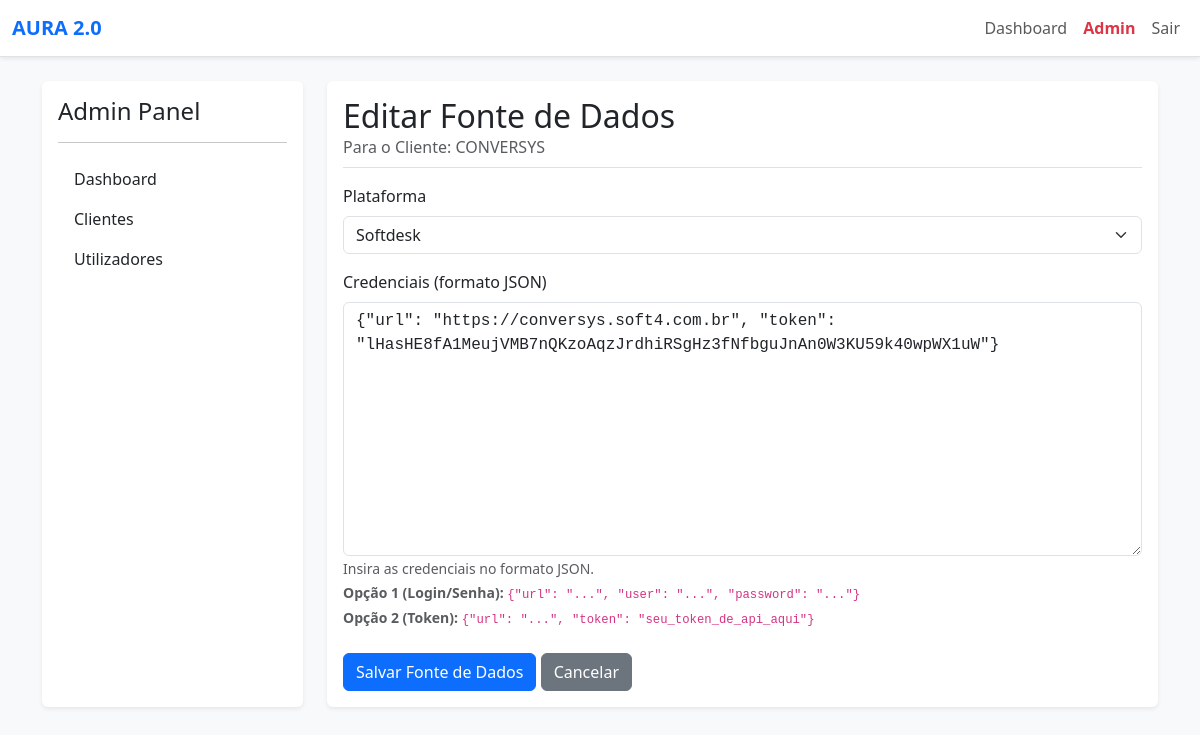
Screenshot of /admin/datasource/edit/3 (signed in) with the database file from the repository.
### app/models.py (models this page shows, shortened)
class Client(db.Model):
    id = db.Column(db.Integer, primary_key=True)
    name = db.Column(db.String(120), nullable=False, unique=True)
    users = db.relationship(
        'User', secondary=user_client_association,
        back_populates='clients', lazy='dynamic')
    data_sources = db.relationship('DataSource', backref='client', lazy='dynamic', cascade="all, delete-orphan")

class DataSource(db.Model):
    id = db.Column(db.Integer, primary_key=True)
    client_id = db.Column(db.Integer, db.ForeignKey('client.id'), nullable=False)
    platform = db.Column(db.String(50), nullable=False)
    credentials_json = db.Column(db.Text, nullable=False)

### app/admin/routes.py (the view, shortened to what this page needs)
@admin.route('/datasource/edit/<int:datasource_id>', methods=['GET', 'POST'])
@login_required
@admin_required
def edit_datasource(datasource_id):
    datasource = DataSource.query.get_or_404(datasource_id)
    client = datasource.client
    form = DataSourceForm(obj=datasource)
    form.credentials_json.data = datasource.credentials_json
    return render_template('admin/datasource_form.html', title='Editar Fonte de Dados', form=form, client=client, datasource=datasource)

### app/admin/forms.py
class DataSourceForm(FlaskForm):
    platform = SelectField('Plataforma', choices=[
        ('Zabbix', 'Zabbix'),
        ('Softdesk', 'Softdesk')
    ], validators=[DataRequired()])
    credentials_json = TextAreaField(
        'Credenciais (formato JSON)',
        validators=[DataRequired()],
        render_kw={'rows': 8}
    )
    submit = SubmitField('Salvar Fonte de Dados')

### app/__init__.py (called while the page is built)
@login_manager.user_loader
def load_user(user_id):
    return models.User.query.get(int(user_id))

### app/models.py (called while the page is built)
    def is_role(self, role_name): return self.role == role_name

### app/utils.py (called while the page is built)
def admin_required(f):
    @wraps(f)
    def decorated_function(*args, **kwargs):
        if not current_user.is_authenticated or not current_user.is_role('Admin'):
            abort(403)
        return f(*args, **kwargs)
    return decorated_function

### app/templates/admin/datasource_form.html (shortened to what this page needs)
{% extends "admin/base.html" %}
{% block admin_content %}
<div class="p-3 bg-white rounded shadow-sm">
    <div class="d-flex justify-content-between align-items-center border-bottom pb-2 mb-3">
        <div>
            <h2 class="mb-0">{{ title }}</h2>
            <p class="text-muted mb-0">Para o Cliente: {{ client.name }}</p>
        </div>
    </div>
    <form method="POST" novalidate>
        <div class="mb-3">
            {{ form.platform.label(class="form-label") }}
            {{ form.platform(class="form-select") }}
        </div>
        <div class="mb-3">
            {{ form.credentials_json.label(class="form-label") }}
            {{ form.credentials_json(class="form-control font-monospace", rows="10") }}
            <small class="form-text text-muted">
                Insira as credenciais no formato JSON. <br>
                <b>Opção 1 (Login/Senha):</b>
                <code>{"url": "...", "user": "...", "password": "..."}</code> <br>
                <b>Opção 2 (Token):</b>
                <code>{"url": "...", "token": "seu_token_de_api_aqui"}</code>
            </small>
        </div>
        <div class="mt-4">
            {{ form.submit(class="btn btn-primary") }}
            <a href="{{ url_for('admin.list_datasources', client_id=client.id) }}" class="btn btn-secondary">Cancelar</a>
        </div>
    </form>
</div>
{% endblock %}

### rows the page displays
Client: name "CONVERSYS"
DataSource: platform "Softdesk", credentials_json "{\"url\": \"https://conversys.soft4.com.br\", \"token\": \"lHasHE8fA1MeujVMB7nQKzoAqzJrdhiRSgHz3fNfbguJnAn0W3KU59k40wpWX1uW\"}"

### other values shown
{{ title }} "Editar Fonte de Dados"
